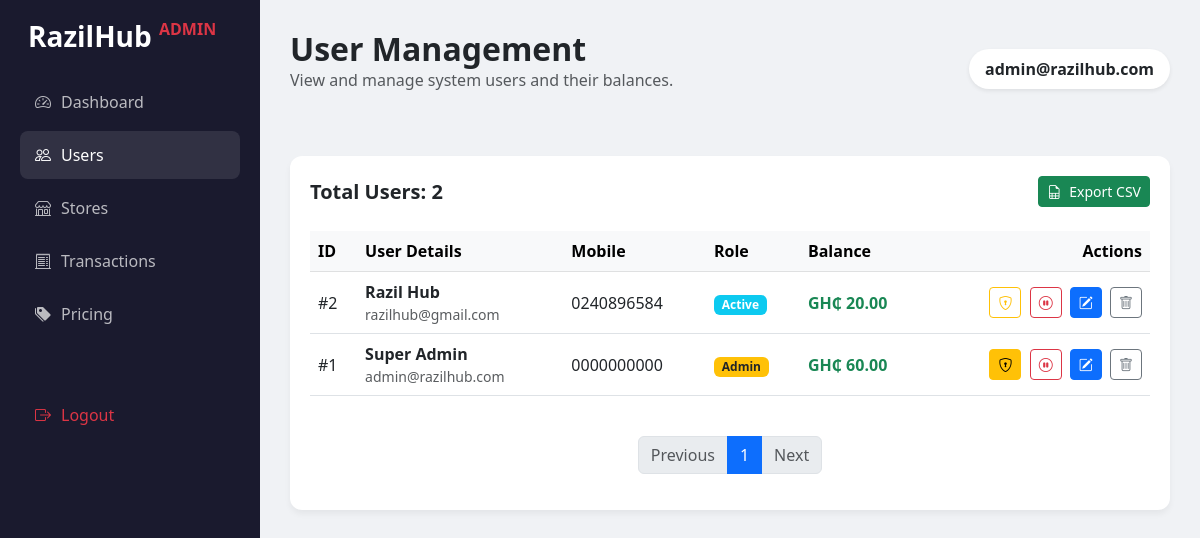
The app's page /admin/users (signed in) with its own data.
### app.py (models this page shows)
class User(UserMixin, db.Model):
    id = db.Column(db.Integer, primary_key=True)
    first_name = db.Column(db.String(100))
    last_name = db.Column(db.String(100))
    username = db.Column(db.String(50), unique=True)
    email = db.Column(db.String(120), unique=True)
    mobile = db.Column(db.String(20))
    password = db.Column(db.String(200))
    balance = db.Column(db.Float, default=0.0)
    is_admin = db.Column(db.Boolean, default=False)
    is_suspended = db.Column(db.Boolean, default=False) # New field for suspension

### app.py (the view)
@app.route('/admin/users')
@admin_required
def admin_users():
    page = request.args.get('page', 1, type=int)
    per_page = 20
    users = User.query.order_by(User.id.desc()).paginate(page=page, per_page=per_page)
    return render_template('admin/users.html', users=users)

### app.py (called while the page is built)
@login_manager.user_loader
def load_user(user_id):
    return User.query.get(int(user_id))

def admin_required(f):
    @wraps(f)
    def decorated_function(*args, **kwargs):
        if not current_user.is_authenticated or not current_user.is_admin:
            flash("Access denied. Admin privileges required.", "error")
            return redirect(url_for('login'))
        return f(*args, **kwargs)
    return decorated_function

### templates/admin/users.html (shortened to what this page needs)
{% extends 'admin/base.html' %}
{% block header_title %}User Management{% endblock %}
{% block header_subtitle %}View and manage system users and their balances.{% endblock %}
{% block content %}
<div class="table-card">
    <div class="d-flex justify-content-between align-items-center mb-4">
        <h5 class="fw-bold mb-0">Total Users: {{ users.total }}</h5>
        <a href="{{ url_for('admin_export_users') }}" class="btn btn-sm btn-success">
            <i class="bi bi-file-earmark-spreadsheet me-2"></i>Export CSV
        </a>
    </div>
    <div class="table-responsive">
        <table class="table table-hover align-middle">
            <thead class="table-light">
                <tr>
                    <th>ID</th>
                    <th>User Details</th>
                    <th>Mobile</th>
                    <th>Role</th>
                    <th>Balance</th>
                    <th class="text-end">Actions</th>
                </tr>
            </thead>
            <tbody>
                {% for user in users.items %}
                <tr>
                    <td>#{{ user.id }}</td>
                    <td>
                        <div class="fw-bold">{{ user.first_name }} {{ user.last_name }}</div>
                        <div class="small text-muted">{{ user.email }}</div>
                    </td>
                    <td>{{ user.mobile }}</td>
                    <td>
                        {% if user.is_suspended %}
                        <span class="badge bg-danger">Suspended</span>
                        {% elif user.is_admin %}
                        <span class="badge bg-warning text-dark">Admin</span>
                        {% else %}
                        <span class="badge bg-info">Active</span>
                        {% endif %}
                    </td>
                    <td>
                        <span class="fw-bold text-success">GH₵ {{ "{:,.2f}".format(user.balance | default(0)) }}</span>
                    </td>
                    <td class="text-end">
                        <a href="{{ url_for('admin_toggle_admin', user_id=user.id) }}"
                            class="btn btn-sm {{ 'btn-warning' if user.is_admin else 'btn-outline-warning' }} me-1"
                            title="Toggle Admin Role">
                            <i class="bi bi-shield-lock"></i>
                        </a>
                        <a href="{{ url_for('admin_toggle_suspend', user_id=user.id) }}"
                            class="btn btn-sm {{ 'btn-danger' if user.is_suspended else 'btn-outline-danger' }} me-1"
                            title="{{ 'Unsuspend' if user.is_suspended else 'Suspend' }}">
                            <i class="bi {{ 'bi-play-circle' if user.is_suspended else 'bi-pause-circle' }}"></i>
                        </a>
                        <button class="btn btn-sm btn-primary me-1" data-bs-toggle="modal"
                            data-bs-target="#editBalanceModal{{ user.id }}">
                            <i class="bi bi-pencil-square"></i>
                        </button>
                        <a href="{{ url_for('admin_delete_user', user_id=user.id) }}"
                            class="btn btn-sm btn-outline-secondary"
                            onclick="return confirm('Are you sure? This will delete the user and all their data permanently.')"
                            title="Delete User">
                            <i class="bi bi-trash"></i>
                        </a>
                    </td>
                </tr>
                {% endfor %}
            </tbody>
        </table>
    </div>
    <nav class="mt-4">
        <ul class="pagination justify-content-center">
            {% if users.has_prev %}
            <li class="page-item"><a class="page-link"
                    href="{{ url_for('admin_users', page=users.prev_num) }}">Previous</a></li>
            {% else %}
            <li class="page-item disabled"><span class="page-link">Previous</span></li>
            {% endif %}
            <li class="page-item active"><span class="page-link">{{ users.page }}</span></li>
            {% if users.has_next %}
            <li class="page-item"><a class="page-link" href="{{ url_for('admin_users', page=users.next_num) }}">Next</a>
            </li>
            {% else %}
            <li class="page-item disabled"><span class="page-link">Next</span></li>
            {% endif %}
        </ul>
    </nav>
</div>
{% endblock %}

### templates/admin/base.html (shortened to what this page needs)
<!DOCTYPE html>
<html lang="en">
<head>
    <link href="https://cdn.jsdelivr.net/npm/bootstrap@5.3.0/dist/css/bootstrap.min.css" rel="stylesheet">
    <link rel="stylesheet" href="https://cdn.jsdelivr.net/npm/bootstrap-icons@1.10.0/font/bootstrap-icons.css">
</head>
<body>
    <div class="sidebar">
        <h3 class="mb-4 fw-bold ps-2">RazilHub <span class="text-danger fs-6 align-top">ADMIN</span></h3>
        <nav class="nav flex-column">
            <a href="{{ url_for('admin_dashboard') }}"
                class="nav-link {% if request.endpoint == 'admin_dashboard' %}active{% endif %}">
                <i class="bi bi-speedometer2"></i> <span>Dashboard</span>
            </a>
            <a href="{{ url_for('admin_users') }}"
                class="nav-link {% if request.endpoint == 'admin_users' %}active{% endif %}">
                <i class="bi bi-people"></i> <span>Users</span>
            </a>
            <a href="{{ url_for('admin_stores') }}"
                class="nav-link {% if request.endpoint == 'admin_stores' %}active{% endif %}">
                <i class="bi bi-shop"></i> <span>Stores</span>
            </a>
            <a href="{{ url_for('admin_transactions') }}"
                class="nav-link {% if request.endpoint == 'admin_transactions' %}active{% endif %}">
                <i class="bi bi-receipt-cutoff"></i> <span>Transactions</span>
            </a>
            <a href="{{ url_for('admin_pricing') }}"
                class="nav-link {% if request.endpoint == 'admin_pricing' %}active{% endif %}">
                <i class="bi bi-tags-fill"></i> <span>Pricing</span>
            </a>
        </nav>
        <div class="mt-auto pt-5">
            <a href="{{ url_for('logout') }}" class="nav-link text-danger">
                <i class="bi bi-box-arrow-right"></i> <span>Logout</span>
            </a>
        </div>
    </div>
    <div class="main-content">
        <div class="d-flex justify-content-between align-items-center mb-5">
            <div>
                <h2 class="fw-bold mb-0">{% block header_title %}System Overview{% endblock %}</h2>
                <p class="text-muted">{% block header_subtitle %}Welcome back, Administrator.{% endblock %}</p>
            </div>
            <div class="d-flex align-items-center gap-3">
                <div class="bg-white p-2 px-3 rounded-pill shadow-sm">
                    <span class="fw-bold text-dark">{{ current_user.email }}</span>
                </div>
            </div>
        </div>
        {% block content %}{% endblock %}
    </div>
</body>
</html>

### templates/admin/base.html (style rules this page uses)
body { font-family: 'Segoe UI', sans-serif; background-color: #f0f2f5; }
.sidebar { width: 260px; background-color: #1a1a2e; color: #fff; min-height: 100vh; position: fixed; left: 0; top: 0; padding: 20px; z-index: 1000; }
.main-content { margin-left: 260px; padding: 30px; }
.nav-link { color: rgba(255, 255, 255, 0.7); padding: 12px 15px; border-radius: 8px; margin-bottom: 5px; display: flex; align-items: center; gap: 10px; transition: all 0.3s; }
.nav-link:hover, .nav-link.active { background-color: rgba(255, 255, 255, 0.1); color: #fff; }
.table-card { background: white; border-radius: 12px; padding: 20px; box-shadow: 0 4px 6px rgba(0, 0, 0, 0.05); }

### records on screen
User: email "admin@razilhub.com", id "1", first_name "Super", last_name "Admin", mobile "0000000000", is_suspended "Admin", balance "60.00"
User: id "2", first_name "Razil", last_name "Hub", email "razilhub@gmail.com", mobile "0240896584", is_suspended "Active", balance "20.00"

### other values on screen
{{ users.total }} "2"
{{ users.page }} "1"
